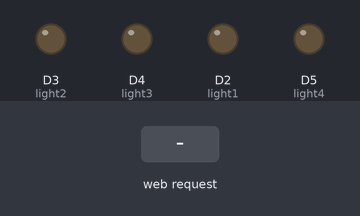
This sketch was run on a simulated ESP8266 (NodeMCU). Shown: output pins drawn as LEDs (lit = HIGH). Inputs (shaded band) come from the test bench. WiFi joins after 1.5 s; servers stay silent unless stated; what the sketch prints to the serial monitor is not drawn.

Above: at 2.3 s.
2.4 s: HTTP request GET /l1 received
At 2.8 s:
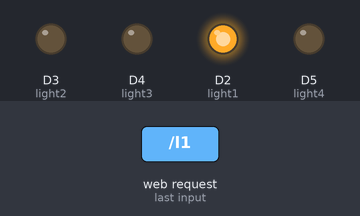
3.9 s: HTTP request GET /l2 received
At 5.1 s:
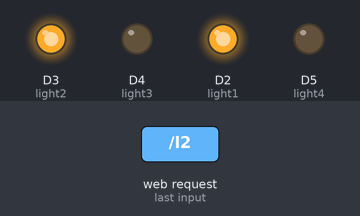
5.4 s: HTTP request GET /l3 received
At 6.4 s:
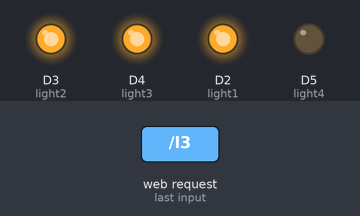
6.9 s: HTTP request GET /l4 received
At 7.5 s:
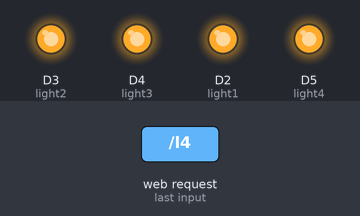
8.4 s: HTTP request GET /l1 received
At 9.6 s:
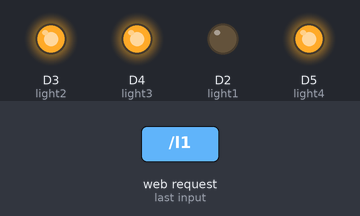
9.9 s: HTTP request GET /l2 received
At 11.1 s:
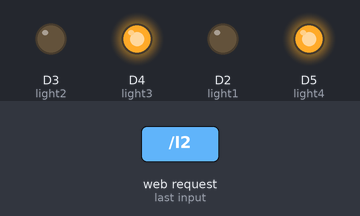
Timing chart, 0 to 12.4 s (numbered marks = the images above; inputs shaded):
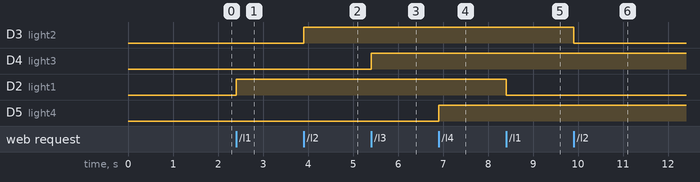

The sketch:

home_automation.ino
```cpp
/* in this code we are using multi wifi function. */


#include<ESP8266WiFi.h>
#include<ESP8266WebServer.h>
#include<ESP8266mDNS.h>
#include<ESP8266WiFiMulti.h>
ESP8266WiFiMulti wifiMulti;
MDNSResponder mdns;
ESP8266WebServer server;

char* ssid = "SM";
char* password = "Shivam12";
char* Ssid ="EARL";
IPAddress ip(192,168,11,4);
IPAddress gateway(192,168,11,1);
IPAddress subnet(255,255,255,0);
int light1 =D2;
int light2 =D3;
int light3 =D4;
int light4 =D5;
char webpage[] PROGMEM = R"====(
<html>
<head>
</head>
<body>

<button>
<a href=\l1>Light 1
</a>
</button>
<button>
<a href=\l2>Light 2
</a>
</button>
<button>
<a href=\l3>light 3
</a>
</button>
<button>
<a href=\l4>light 4
</a>
</button>

</body>
</html>
)====";

  void light_1()
{
  digitalWrite(light1,!digitalRead(light1));
  server.send_P(200,"text/html",webpage);

  }
  void light_2()
{
  digitalWrite(light2,!digitalRead(light2));
  server.send_P(200,"text/html",webpage);

  }
  void light_3()
{
  digitalWrite(light3,!digitalRead(light3));
  server.send_P(200,"text/html",webpage);

  }
  void light_4()
{
  digitalWrite(light4,!digitalRead(light4));
  server.send_P(200,"text/html",webpage);

  }
void setup() {

  pinMode(light1,OUTPUT);
  pinMode(light2,OUTPUT);
  pinMode(light3,OUTPUT);
  pinMode(light4,OUTPUT);
  WiFi.mode(WIFI_AP_STA);
  wifiMulti.addAP(ssid,password);
   wifiMulti.addAP("Moto G(4)","qequzatup#123");
     Serial.begin(115200);
  if(mdns.begin("roboticslab",WiFi.localIP()))
  {
    Serial.println("MDNS Responder Started");
  }

  server.on("/",[](){server.send_P(200,"text/html",webpage);});
  server.on("/l1",light_1);
  server.on("/l2",light_2);
  server.on("/l3",light_3);
  server.on("/l4",light_4);
  server.begin();
  MDNS.addService("http","tcp",80);
  WiFi.softAPConfig(ip,gateway,subnet);
  WiFi.softAP(Ssid,password);
}

void loop() {
  if(wifiMulti.run()!=WL_CONNECTED)
  {
    Serial.println(".");
    delay(500);
  }
  Serial.println("Connecting Wifi...");
  if(wifiMulti.run() == WL_CONNECTED) {
        Serial.println("");
        Serial.println("WiFi connected");
        Serial.println("IP address: ");
        Serial.println(WiFi.localIP());
}
  server.handleClient();


}
```

Measured:
- after the input at 2.4 s, D2 (light1): LOW → HIGH at once
- after the input at 3.9 s, D3 (light2): LOW → HIGH at once
- after the input at 5.4 s, D4 (light3): LOW → HIGH at once
- after the input at 6.9 s, D5 (light4): LOW → HIGH at once
- after the input at 8.4 s, D2 (light1): HIGH → LOW at once
- after the input at 9.9 s, D3 (light2): HIGH → LOW at once
